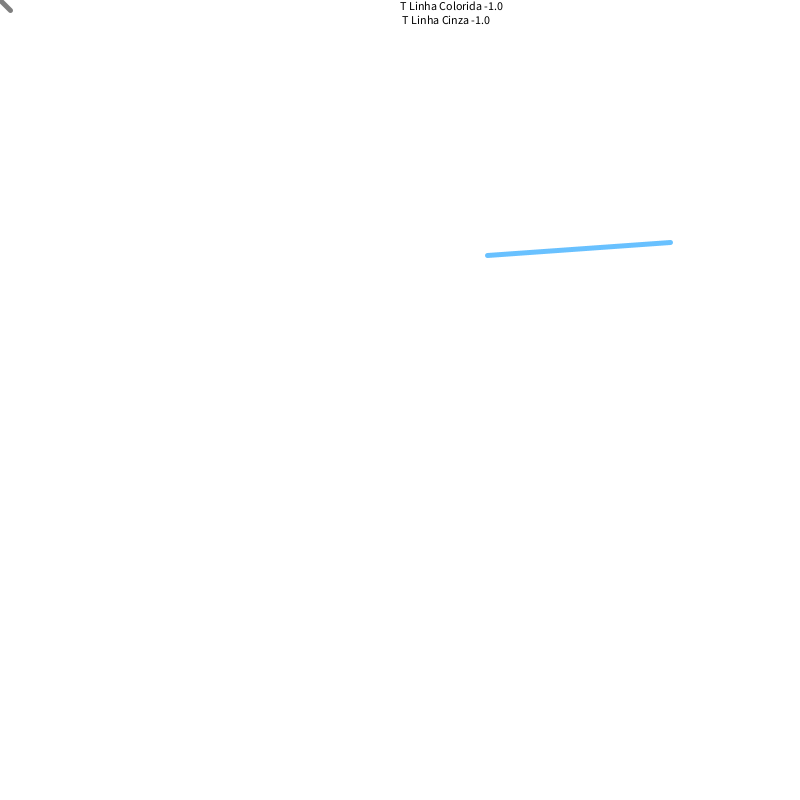
Frame 1 (no input)
Frame 60 (the mouse pressed at the canvas centre just before this capture): identical to frame 1, image omitted
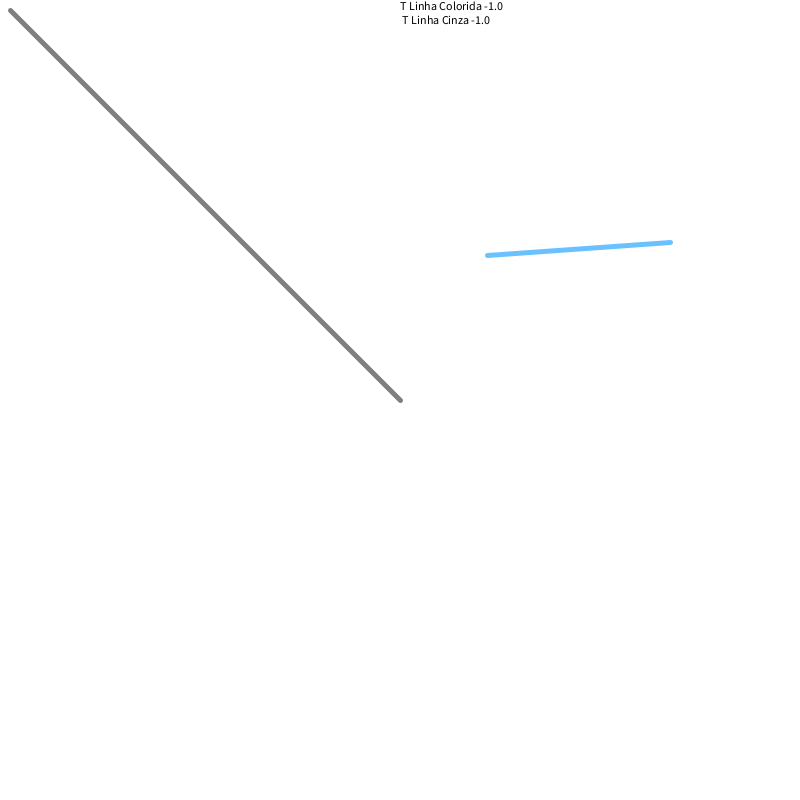
Frame 120 (the mouse held since frame 60 and released just before this capture)

The Processing sketch that drew these frames (run headless with seeded random() and noise(); from frame 60 on, the mouse is pressed at the canvas centre):

// Processing sketch: LineIntersection
// ── LineIntersection.pde
PVector p1;
PVector q1;
PVector p2;
PVector q2;

boolean testingColinear = false;

float tLinhaColorida = -1;
float tLinhaCinza = -1;

void setup()
{
  size(800, 800);
  stroke(0);
  strokeWeight(5);
  p1 = new PVector(10, 10);
  q1 = new PVector(10, 10);
  p2 = new PVector(random(100, width-100), random(100, height-100));
  q2 = new PVector(random(100, width-100), random(100, height-100));
}

void draw() {
  background(255);
  if (!testingColinear) {
    q1 = new PVector(mouseX, mouseY);
  } else {
    p1 = new PVector(100, height/2);
    q1 = new PVector(map(mouseX, 0, width, 200, 300), height/2);
    p2 = new PVector(map(mouseX, 0, width, 300, 200), height/2);
    q2 = new PVector(700, height/2);
  }

  fill(0);
  text("T Linha Colorida " + str(tLinhaColorida) + "\n T Linha Cinza " + str(tLinhaCinza), width/2, 10);

  stroke(127);
  line(p1.x, p1.y, q1.x, q1.y);
  if (VerificarIntersecao(p1, q1, p2, q2)) {
    stroke(255, 150, 0, 150);
  } else {
    stroke(0, 150, 255, 150);
  }
  line(p2.x, p2.y, q2.x, q2.y);
}

void keyPressed() {
  testingColinear = !testingColinear;
  if (!testingColinear) {
    p2 = new PVector(random(100, width-100), random(100, height-100));
    q2 = new PVector(random(100, width-100), random(100, height-100));
  }
}

boolean VerificarSeguimento(PVector p, PVector q, PVector r)
{
  if (q.x <= Math.max(p.x, r.x) && q.x >= Math.min(p.x, r.x) && q.y <= Math.max(p.y, r.y) && q.y >= Math.min(p.y, r.y)) {
    return true;
  }
  return false;
}

int Orientacao(PVector p, PVector q, PVector r)
{
  float val = (q.y - p.y) * (r.x - q.x) - (q.x - p.x) * (r.y - q.y);

  if (val == 0)
    return 0;

  return (int)((val > 0)? 1: 2);
}

boolean VerificarIntersecao(PVector p1, PVector q1, PVector p2, PVector q2)
{
  boolean intersecting = false;

  int o1 = Orientacao(p1, q1, p2);
  int o2 = Orientacao(p1, q1, q2);
  int o3 = Orientacao(p2, q2, p1);
  int o4 = Orientacao(p2, q2, q1);

  float tLinhaA = ((q2.x-p2.x)*(p1.y-p2.y) - (q2.y-p2.y)*(p1.x-p2.x)) / ((q2.y-p2.y)*(q1.x-p1.x) - (q2.x-p2.x)*(q1.y-p1.y));
  float tLinhaB = ((q1.x-p1.x)*(p1.y-p2.y) - (q1.y-p1.y)*(p1.x-p2.x)) / ((q2.y-p2.y)*(q1.x-p1.x) - (q2.x-p2.x)*(q1.y-p1.y));

  PVector intersection = new PVector(p1.x + (tLinhaA * (q1.x-p1.x)), p1.y + (tLinhaA * (q1.y-p1.y)));

  if (o1 != o2 && o3 != o4)
    intersecting = true;

  if (o1 == 0 && VerificarSeguimento(p1, p2, q1)) intersecting = true;

  if (o2 == 0 && VerificarSeguimento(p1, q2, q1)) intersecting = true;

  if (o3 == 0 && VerificarSeguimento(p2, p1, q2)) intersecting = true;

  if (o4 == 0 && VerificarSeguimento(p2, q1, q2)) intersecting = true;

  if (intersecting) {
    noStroke();
    fill(255, 0, 0);
    ellipse(intersection.x, intersection.y, 10, 10);
    tLinhaColorida = tLinhaB;
    tLinhaCinza = tLinhaA;
  }

  return intersecting;
}
